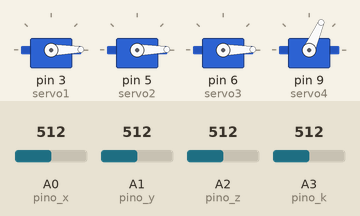
Simulated run of this sketch. Board: Arduino Uno, built with avr-gcc and run on an emulated ATmega328P. Parts: 4 × servo. The test bench sets the inputs (shaded band); at power-on: A0 (pino_x) = 512, A1 (pino_y) = 512, A3 (pino_k) = 512, A2 (pino_z) = 512.

Above: at 1.2 s.
1.3 s: A0 (pino_x) set to 532
2.8 s: A0 (pino_x) set to 568
At 4.68 s:
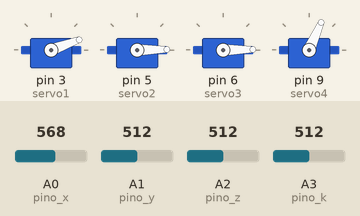
5.8 s: A1 (pino_y) set to 637
At 6.7 s:
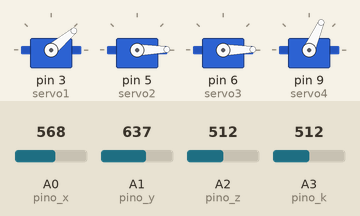
8.8 s: A1 (pino_y) set to 659
At 9.02 s:
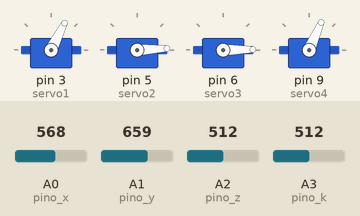
11.8 s: A3 (pino_k) set to 660
At 11.94 s:
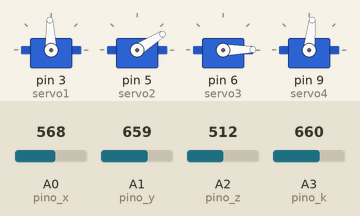
14.8 s: A1 (pino_y) set to 992
Timing chart, 0 to 17.8 s (numbered marks = the images above; inputs shaded):
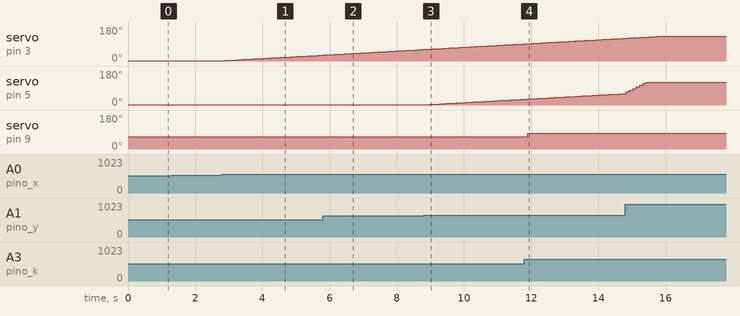

The sketch:

Joystick_firmware.ino
```cpp
/********************************
 * @author: Francisco Carlos Freire N. JR.
 * @date: 21/04/2017
 *********************************/

#include <Servo.h>
#define ABERTO true
#define FECHADO false

Servo servo1;
Servo servo2;
Servo servo3;
Servo servo4;

// Pino analgico do potenciometro
int pino_x = A0;
int pino_y = A1;
int pino_z = A2;
int pino_k = A3;

int analog_1;
int analog_2;
int analog_3;
int analog_4;
int incPos1;
int incPos2;
int position1;
int position2;
int position3;
int position4;
boolean key;
int button;

void setup()
{
  servo1.attach(3);
  servo2.attach(5);
  servo3.attach(6);
  servo4.attach(9);

  Serial.begin(9600);

  analog_1 = 0;
  analog_2 = 0;
  analog_3 = 0;
  analog_4 = 0;
  incPos1 = 0;
  incPos1 = 0;
  position1 = 1;
  position2 = 1;
  position3 = 1;
  position4 = 1;
  key = FECHADO;
  button = 1;


}

void loop()
{
  analog_1 = analogRead(pino_x);
  analog_2 = analogRead(pino_y);
  analog_3 = analogRead(pino_z);
  analog_4 = analogRead(pino_k);

  position4 = (int) map(analog_4,0,700,1,90);

  //Serial.println(analog_1);
  //Serial.println(analog_2);
  //Serial.println(analog_3);
  //Serial.println(analog_4);

  if(analog_1 >= 500 && analog_1 <=550)
  {
    incPos1 = 0;
  }
  else if(analog_1 > 550)
  {
    incPos1 = (int) map(analog_1,551,1023,1,10);
  }
  else if(analog_1 < 500)
  {
    incPos1 = (int) map(analog_1,499,0,-1,-10);
  }

  if(analog_2 >= 400 && analog_2 <=650)
  {
    incPos2 = 0;
  }
  else if(analog_2 > 650)
  {
    incPos2 = (int) map(analog_2,651,1023,1,10);
  }
  else if(analog_2 < 400)
  {
    incPos2 = (int) map(analog_2,399,0,-1,-10);
  }

  if(analog_3 <= 100 && button == 1 && analog_2 >300)
  {
    button = 0;
  }
  else if(analog_3 > 100 && button == 0)
  {
    button = 2;
  }

  if(button == 2)
  {
    if(key == ABERTO)
    {
      key = FECHADO;
      position3 = 1;
    }
    else if(key == FECHADO)
    {
      key = ABERTO;
      position3 = 80;
    }
    button = 1;
  }

  position1 += incPos1;
  position2 += incPos2;

  if(position1 >= 130)
  {
    position1 = 130;
  }
  if(position1 <= 0)
  {
    position1 = 1;
  }

  if(position2 >= 120)
  {
    position2 = 120;
  }
  if(position2 <= 0)
  {
    position2 = 1;
  }

  /*Serial.println(position1);
  Serial.println(position2);
  Serial.println(position3);
  Serial.println();*/

  servo1.write(position1);
  servo2.write(position2);
  servo3.write(position3);
  servo4.write(position4);

  delay(100);

}
```

Measured:
- the behaviour switches between 550 and 551 on A0 (pino_x) (found by bisection; images 0 and 1)
- the behaviour switches between 650 and 651 on A1 (pino_y) (found by bisection; images 2 and 3)
- after the input at 1.3 s, every drawn part: stays the same
- after the input at 2.8 s, servo on pin 3 (servo1): moves from 1° to 31° over 2.9 s, starting at once
- after the input at 8.8 s, servo on pin 5 (servo2): moves from 1° to 31° over 2.9 s, starting after 0.07 s
- after the input at 11.8 s, servo on pin 9 (servo4): 66° → 84° after 0.10 s
